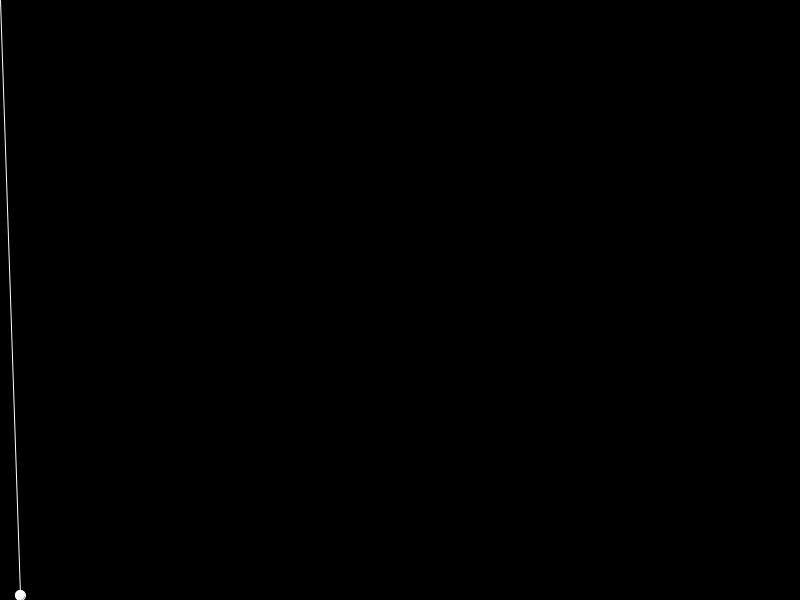
Frame 1 (no input)
Frame 60 (the mouse pressed at the canvas centre just before this capture): identical to frame 1, image omitted
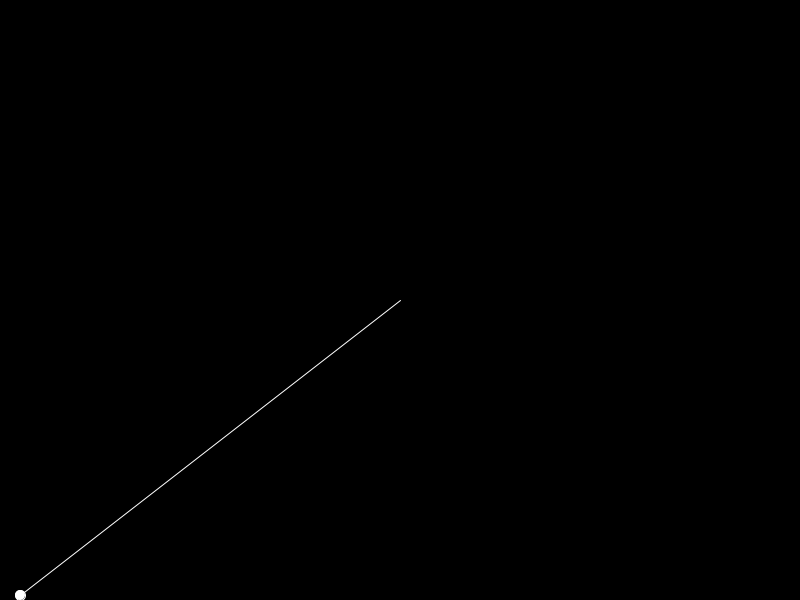
Frame 120 (the mouse held since frame 60 and released just before this capture)

The Processing sketch that drew these frames (run headless with seeded random() and noise(); from frame 60 on, the mouse is pressed at the canvas centre):

// Processing sketch: bouncing_ball
// ── bouncing_ball.pde
float xBal, yBal;
float ysnelheid = 0;
float xsnelheid = 0;
float versnelling = .1;
float wrijvingsfactor = .02;
float botswrijvingsfactor = .3;
boolean flying = false;


void setup() {
  size(800, 600);
  yBal = height - 5;
  xBal = 20;
}

void draw() {
  background(0);
  fill(255);
  stroke(255);

  ellipse(xBal, yBal, 10, 10);

  if (yBal > height - 5 && ysnelheid > 0) {
    ysnelheid *= -(1 - botswrijvingsfactor);
  }

  if (yBal >= height - 6 && abs(ysnelheid) < .05) {
    ysnelheid = 0;
    yBal = height - 5;
  }

  if (ysnelheid == 0) {
    xsnelheid *= (1 - wrijvingsfactor);
  }

  if (flying) {
    xBal += xsnelheid;
    yBal += ysnelheid;
    ysnelheid += versnelling;
  } 
  else {
    line(xBal, yBal, mouseX, mouseY);
  }
}

void mouseClicked() {
  if (!flying) {
    xsnelheid = .1 * (mouseX - xBal);
    ysnelheid = .1 * -(mouseY - yBal);
    flying = true;
  }
}

void keyPressed() {
  xBal = 20;
  yBal = height - 5;
  ysnelheid = 0;
  xsnelheid = 0;
  flying = false;
}
